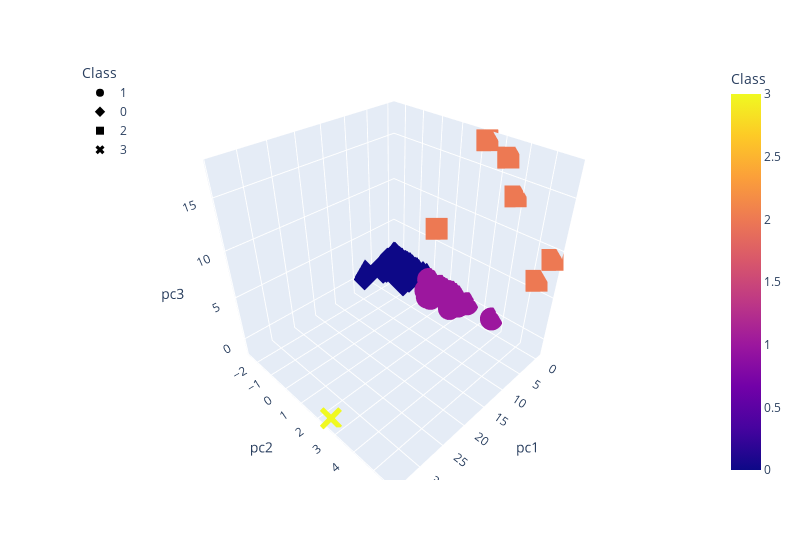

Source (notebook cell):
### Markdown cell above
### Deliverable 4: Visualizing Cryptocurrencies Results

#### 3D-Scatter with Clusters

### Code cell
# Creating a 3D-Scatter with the PCA data and the clusters
fig = px.scatter_3d(
    clustered_df,
    x='pc1',
    y='pc2',
    z='pc3',
    color='Class',
    symbol='Class',
    hover_name='CoinName',
    #hover_data='Algorithm',
    width=800
)
fig.update_layout(legend=dict(x=0, y=1))
fig.show()

### Figure 1 — Plotly figure (JSON) as saved in the notebook; plotly's stock layout.template omitted (floating-point values rounded to 4 significant figures; data arrays with more than 128 entries replaced by an {"elided": "..."} marker saying what was removed)
{"data": [{"hovertemplate": "<b>%{hovertext}</b><br><br>Class=%{marker.color}<br>pc1=%{x}<br>pc2=%{y}<br>pc3=%{z}<extra></extra>", "hovertext": {"elided": "286 str values"}, "legendgroup": "1", "marker": {"color": {"elided": "286 int values"}, "coloraxis": "coloraxis", "symbol": "circle"}, "mode": "markers", "name": "1", "scene": "scene", "showlegend": true, "type": "scatter3d", "x": {"elided": "286 float values"}, "y": {"elided": "286 float values"}, "z": {"elided": "286 float values"}}, {"hovertemplate": "<b>%{hovertext}</b><br><br>Class=%{marker.color}<br>pc1=%{x}<br>pc2=%{y}<br>pc3=%{z}<extra></extra>", "hovertext": {"elided": "239 str values"}, "legendgroup": "0", "marker": {"color": {"elided": "239 int values"}, "coloraxis": "coloraxis", "symbol": "diamond"}, "mode": "markers", "name": "0", "scene": "scene", "showlegend": true, "type": "scatter3d", "x": {"elided": "239 float values"}, "y": {"elided": "239 float values"}, "z": {"elided": "239 float values"}}, {"hovertemplate": "<b>%{hovertext}</b><br><br>Class=%{marker.color}<br>pc1=%{x}<br>pc2=%{y}<br>pc3=%{z}<extra></extra>", "hovertext": ["Vechain", "BiblePay", "LitecoinCash", "Poa Network", "Acute Angle Cloud", "Waves"], "legendgroup": "2", "marker": {"color": [2, 2, 2, 2, 2, 2], "coloraxis": "coloraxis", "symbol": "square"}, "mode": "markers", "name": "2", "scene": "scene", "showlegend": true, "type": "scatter3d", "x": [4.476, -0.1737, -0.3946, -0.4645, -0.3907, -0.3977], "y": [1.16, 3.345, 3.834, 5.726, 5.284, 2.348], "z": [8.919, 16.8, 13.6, 9.171, 6.441, 17.62]}, {"hovertemplate": "<b>%{hovertext}</b><br><br>Class=%{marker.color}<br>pc1=%{x}<br>pc2=%{y}<br>pc3=%{z}<extra></extra>", "hovertext": ["BitTorrent"], "legendgroup": "3", "marker": {"color": [3], "coloraxis": "coloraxis", "symbol": "x"}, "mode": "markers", "name": "3", "scene": "scene", "showlegend": true, "type": "scatter3d", "x": [34.03], "y": [2.504], "z": [-1.437]}], "layout": {"coloraxis": {"colorbar": {"title": {"text": "Class"}}, "colorscale": [[0, "#0d0887"], [0.1111, "#46039f"], [0.2222, "#7201a8"], [0.3333, "#9c179e"], [0.4444, "#bd3786"], [0.5556, "#d8576b"], [0.6667, "#ed7953"], [0.7778, "#fb9f3a"], [0.8889, "#fdca26"], [1, "#f0f921"]]}, "legend": {"title": {"text": "Class"}, "tracegroupgap": 0, "x": 0, "y": 1}, "margin": {"t": 60}, "scene": {"domain": {"x": [0, 1], "y": [0, 1]}, "xaxis": {"title": {"text": "pc1"}}, "yaxis": {"title": {"text": "pc2"}}, "zaxis": {"title": {"text": "pc3"}}}, "width": 800}}
